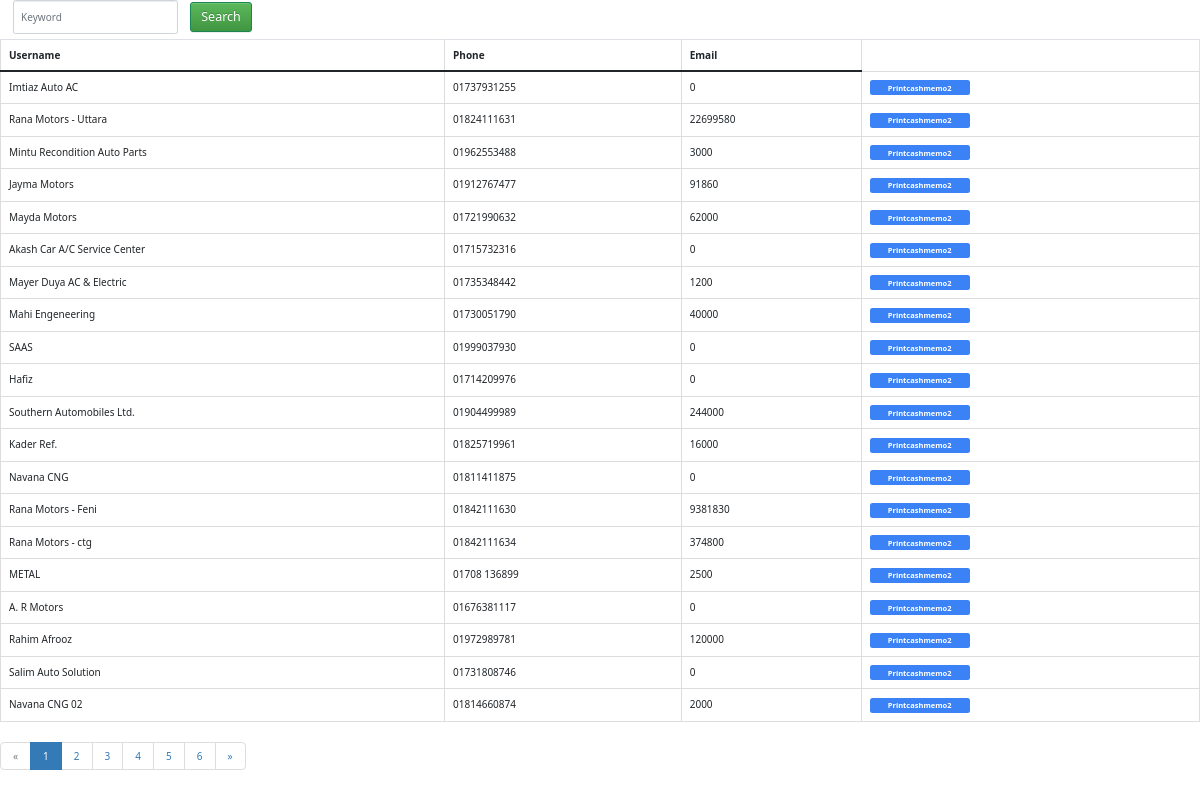
Page /customerlist (signed in) on the earlier database version.
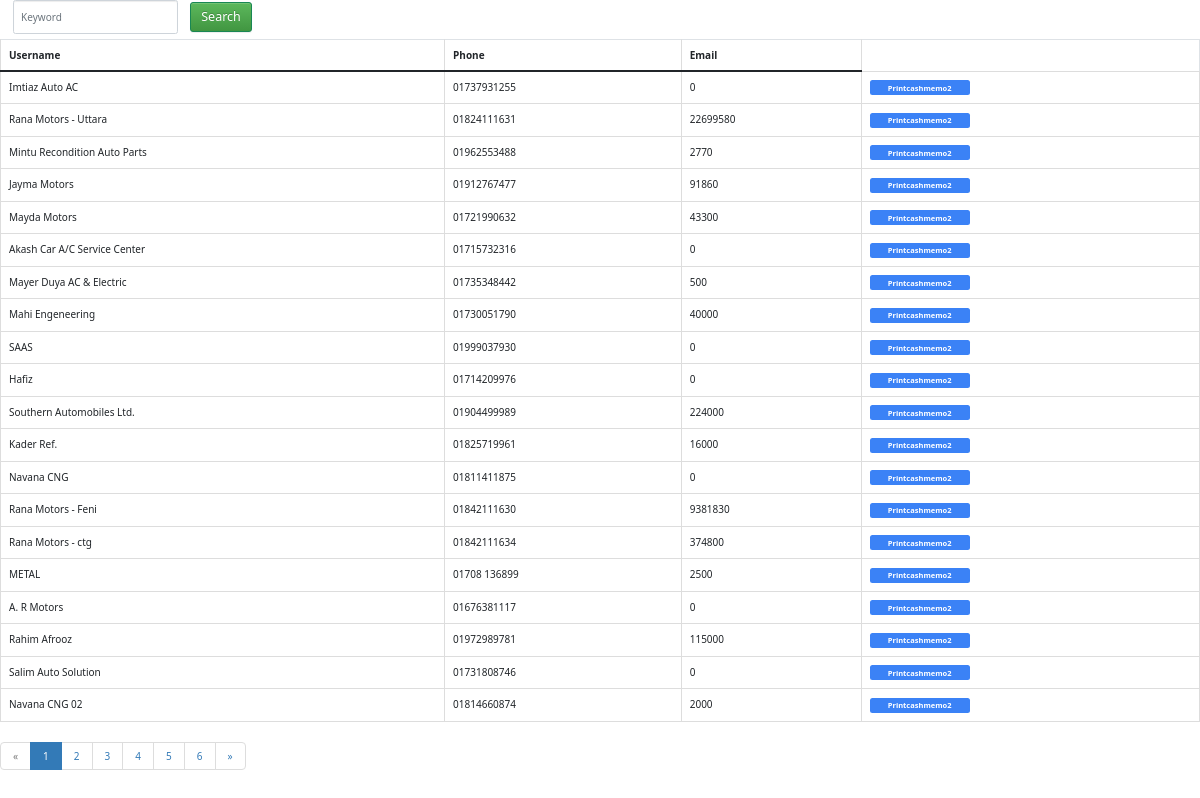
Same page on the later database version.
### core/models.py (models this page shows, shortened)
class Customer(models.Model):
    name = models.CharField(max_length=200)
    address = models.CharField(max_length=200)
    Phone = models.CharField(max_length=200)
    balance = models.PositiveIntegerField(default=0,null=True)

### core/views.py (the view)
# urls.py: path('customerlist', views.customerlist, name='customerlist'),
@login_required
def customerlist(request):
    user_list = Customer.objects.all()
    page = request.GET.get('page', 1)
    paginator = Paginator(user_list, 20)
    try:
        users = paginator.page(page)
    except PageNotAnInteger:
        users = paginator.page(1)
    except EmptyPage:
        users = paginator.page(paginator.num_pages)
    return render(request, 'core/customerlist.html', { 'users': users })

### core/templates/core/customerlist.html (shortened to what this page needs)
<!DOCTYPE html>
<html lang="en">
<head>
<link rel="stylesheet" href="https://cdn.jsdelivr.net/npm/bootstrap@3.3.7/dist/css/bootstrap.min.css">
<link rel="stylesheet" href="https://cdn.jsdelivr.net/npm/bootstrap@3.3.7/dist/css/bootstrap-theme.min.css">
</head>
<link href="https://cdn.jsdelivr.net/npm/bootstrap@5.0.2/dist/css/bootstrap.min.css" rel="stylesheet">
    <link rel="stylesheet" href="https://cdnjs.cloudflare.com/ajax/libs/font-awesome/6.0.0/css/all.min.css" />
<link rel="stylesheet" href="https://cdn.jsdelivr.net/npm/tw-elements/dist/css/index.min.css" />
<script src="https://cdn.tailwindcss.com"></script>
<body>
    <form action="{% url 'search_results' %}" class="form-inline" method="get">
      <div class="form-group mx-sm-3 mb-2">
       <input name="search" type="" class="form-control" id="" placeholder="Keyword">
       </div>
       <button type="submit" class="btn btn-success btn-lg mb-2">Search</button>
  </form>
    <table class="table table-bordered">
        <thead>
          <tr>
            <th>Username</th>
            <th>Phone</th>
            <th>Email</th>
          </tr>
        </thead>
        <tbody>
          {% for user in users %}
            <tr>
              <td>{{ user.name }}</td>
              <td>{{ user.Phone }}</td>
              <td>{{ user.balance }}</td>
              <td><button class="bg-blue-500 hover:bg-blue-700 text-white text-xs font-bold py-1 px-1 rounded w-40  mr-px"
          onclick="window.location.href = '{{user.id}}/billcustomer'">
          Printcashmemo2
            </button>
        </td>
            </tr>
          {% endfor %}
        </tbody>
      </table>
      {% if users.has_other_pages %}
        <ul class="pagination">
          {% if users.has_previous %}
            <li><a href="?page={{ users.previous_page_number }}">&laquo;</a></li>
          {% else %}
            <li class="disabled"><span>&laquo;</span></li>
          {% endif %}
          {% for i in users.paginator.page_range %}
            {% if users.number == i %}
              <li class="active"><span>{{ i }} <span class="sr-only">(current)</span></span></li>
            {% else %}
              <li><a href="?page={{ i }}">{{ i }}</a></li>
            {% endif %}
          {% endfor %}
          {% if users.has_next %}
            <li><a href="?page={{ users.next_page_number }}">&raquo;</a></li>
          {% else %}
            <li class="disabled"><span>&raquo;</span></li>
          {% endif %}
        </ul>
      {% endif %}
</body>
</html>

Differences in the rows shown:
changed Customer "Mintu Recondition Auto Parts": balance "3000" → "2770"
changed Customer "Mayda Motors": balance "62000" → "43300"
changed Customer "Mayer Duya AC & Electric": balance "1200" → "500"
changed Customer "Southern Automobiles Ltd.": balance "244000" → "224000"
changed Customer "Rahim Afrooz": balance "120000" → "115000"
